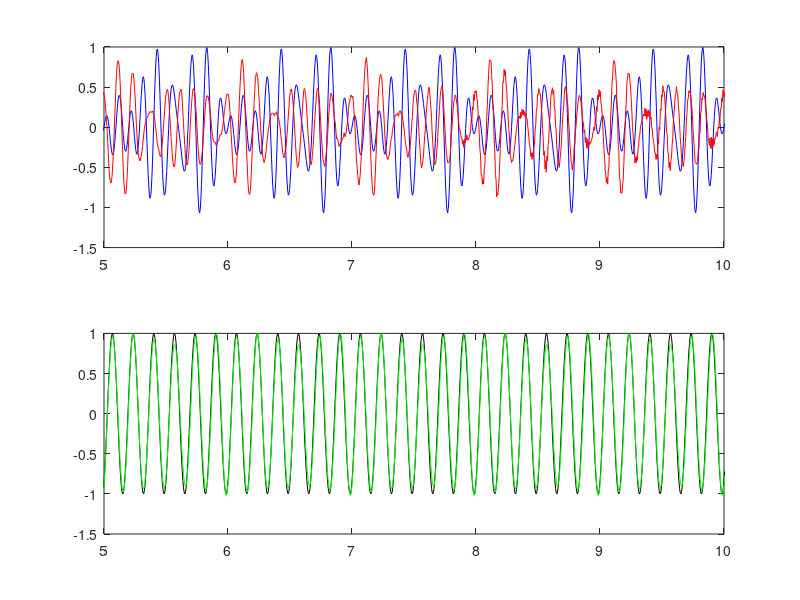

Write the MATLAB code that produced this figure.
clear all;
close all;
% least mean square adaptive array 
k=@(lamda,theta) 2*pi/lamda*[cos(theta) sin(theta)];% wave vector
v=@(r,k) exp(-1i*(r*k'));%steering vector
delay= @(x,y,theta0,c) (x/cos(theta0)+(y-tan(theta0)*x)*sin(theta0))/c;
d=0.25;%km
nel=14;
vp=5;%km
r=zeros(nel,2);%coordinates of the array element
%r(:,1)=[-371 -298 -192 38 -23 0 23 177 213 260 98 -72 -131 -195]/1000;
%r(:,2)=[-302 -208 -284 -180 -13 0 -9 98 235 411 213 328 393 356]/1000;
r(:,1)=([1:nel]*d-d)-(nel*d-d)/2;
time=25;%total time in seconds
samplerate=200;
length=4000;
t=linspace(0,time,samplerate*time);
L0=5;
L=L0+5;
f0=10;%Hz
f1=6;
f2=6;
SNR=1000000;
theta0=110*pi/180;
theta1=130*pi/180;
theta2=60*pi/180;
A=1;
% S=zeros(1,samplerate*time);
% for i=1:samplerate *time
%     if t>=0
% S(i)=A*(sin(2*pi*f0*t(i))+sin(2*pi*1.2*t(i)-2)+sin(2*pi*0.8*t(i)+2));
%     end
% end
S=A*(sin(2*pi*f0*t)+sin(2*pi*8*t-2)+sin(2*pi*7*t+2));
I1=30*sin(2*pi*f1*t-1);
I2=30*(sin(2*pi*f2*t-3));
load y1;
load y2;
% S=y2;
% I1=y1;
% I2=y1;
t0=2;

N=zeros(nel,length);
X=zeros(nel,length);
for i=1:nel
    N(i,:)=0;%1/SNR*randn(1,length);
    td0=delay(r(i,1),r(i,2),theta0,vp);%AF(i)=AF(i)+AIII(j,k)*exp(1i*2*pi/(c/fc)*(j*d1*cos(theta3(i))+k*d2*sin(theta3(i))));
     td1=delay(r(i,1),r(i,2),theta1,vp);
     td2=delay(r(i,1),r(i,2),theta2,vp);
     %X=v(r,k(vp/f0,theta0))*S+N+v(r,k(vp/f1,theta1))*I1+v(r,k(vp/f2,theta2))*I2;
     X(i,:)=S(round((t0+td0)*samplerate):round((t0+td0)*samplerate)+length-1)+I1(round((t0+td1)*samplerate):round((t0+td1)*samplerate)+length-1)+I1(round((t0+td2)*samplerate):round((t0+td2)*samplerate)+length-1);
end
%X=v(r,k(vp/f0,theta0))*S+N+v(r,k(vp/f1,theta1))*I1+v(r,k(vp/f2,theta2))*I2;


Rxx=zeros(nel,nel);
for i=1:length
    Rxx=Rxx+X(:,i)*X(:,i)';
end
Wopt=A^2*inv(Rxx)*(v(r,k(vp/21.3,theta0)));


%plot(t,X(1,:))
Y=Wopt'*X;
Y1=ones(1,nel)*X;
%e=Y-S;

%MSE=mean(abs(e));
 tt=linspace(t0,length/samplerate+t0,length);
res=1000;
theta3=linspace(0,-pi,res);
AF=zeros(1,res);
for i=1:res
    vv=v(r,k(vp/f0,theta3(i)));
    for j=1:nel
    AF(i)=AF(i)+Wopt(j)*vv(j);
    end
end
figure(3);
N=2;
% subplot(N,1,1)
% plot(theta3*180/pi+180,10*log10(abs(AF).^2/nel^2));

subplot(N,1,1)
plot(t,S/max(S),'b',tt,Y/max(Y),'r');
xlim([L0 L]);
% subplot(N,1,3)
% plot(tt,Y/(max(Y)),'r',tt,Y1/max(Y1),'g');
% xlim([L0 L]);
subplot(N,1,2)
plot(t,I1/(max(I1)),'black',tt,Y1/max(Y1),'g');
xlim([L0 L]);


step=0;
Wadp=ones(1,nel);
Yadp=zeros(1,samplerate*time);
%%%%%%%% LMS adptive
% for i=1:length
%     
%     Rxx=X(:,i)*X(:,i)';
%     step=0.002/max(eig(Rxx));
%     Wadp=Wadp+step*(A^2*v(r,k(vp/f0,theta0))-Rxx*Wadp')';
%     Yadp(i)=Wadp*X(:,i);
% end
% subplot(N,1,4)
% plot(tt,Yadp/(max(Yadp)),'r',tt,Y1/max(Y1),'g');
% xlim([0 30]);
% subplot(N,1,5)
% plot(tt,Yadp/(max(Yadp)),'r',tt,Y1/max(Y1),'g');
% xlim([L0 L]);
% subplot(N,1,4)
% plot(t,-Yadp/(max(Yadp)),'r',t,Y1/max(Y1),'g');
% xlim([100 130]);
% subplot(N,1,5)
% plot(t,-Yadp/(max(Yadp)),'r',t,Y1/max(Y1),'g');
% xlim([370 400]);
% subplot(N,1,8)
% plot(t,-Yadp/(max(Yadp)),'r',t,Y1/max(Y1),'g');
% xlim([120 150]);

